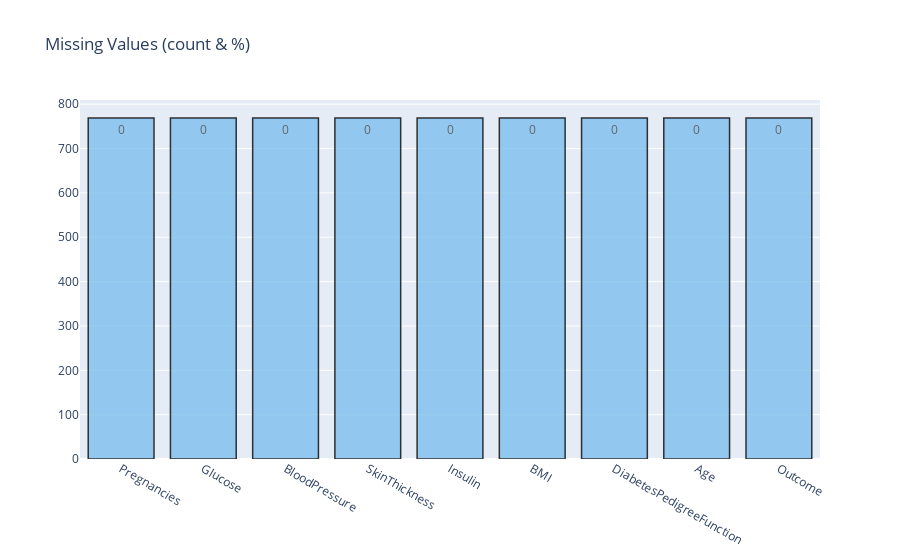

Notebook code cell kept with this figure:
### Code cell
missing_plot(data,'Outcome')

### Figure 1 — Plotly figure (JSON) as saved in the notebook; plotly's stock layout.template omitted (floating-point values rounded to 4 significant figures)
{"data": [{"marker": {"color": "#7EC0EE", "line": {"color": "#000000", "width": 1.5}}, "opacity": 0.8, "text": [0, 0, 0, 0, 0, 0, 0, 0, 0], "textposition": "auto", "type": "bar", "x": ["Pregnancies", "Glucose", "BloodPressure", "SkinThickness", "Insulin", "BMI", "DiabetesPedigreeFunction", "Age", "Outcome"], "y": [769, 769, 769, 769, 769, 769, 769, 769, 769]}], "layout": {"title": {"text": "Missing Values (count & %)"}}}
